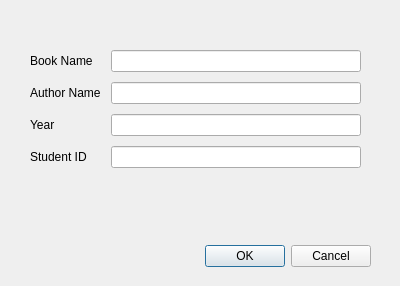
<?xml version="1.0" encoding="UTF-8"?>
<ui version="4.0">
 <class>issueDialog</class>
 <widget class="QDialog" name="issueDialog">
  <property name="geometry">
   <rect>
    <x>0</x>
    <y>0</y>
    <width>400</width>
    <height>286</height>
   </rect>
  </property>
  <property name="windowTitle">
   <string>Dialog</string>
  </property>
  <widget class="QDialogButtonBox" name="buttonBox">
   <property name="geometry">
    <rect>
     <x>30</x>
     <y>240</y>
     <width>341</width>
     <height>32</height>
    </rect>
   </property>
   <property name="orientation">
    <enum>Qt::Horizontal</enum>
   </property>
   <property name="standardButtons">
    <set>QDialogButtonBox::Cancel|QDialogButtonBox::Ok</set>
   </property>
  </widget>
  <widget class="QWidget" name="">
   <property name="geometry">
    <rect>
     <x>20</x>
     <y>40</y>
     <width>351</width>
     <height>181</height>
    </rect>
   </property>
   <layout class="QFormLayout" name="formLayout">
    <property name="horizontalSpacing">
     <number>10</number>
    </property>
    <property name="verticalSpacing">
     <number>10</number>
    </property>
    <property name="leftMargin">
     <number>10</number>
    </property>
    <property name="topMargin">
     <number>10</number>
    </property>
    <property name="rightMargin">
     <number>10</number>
    </property>
    <property name="bottomMargin">
     <number>10</number>
    </property>
    <item row="0" column="0">
     <widget class="QLabel" name="label">
      <property name="text">
       <string>Book Name</string>
      </property>
     </widget>
    </item>
    <item row="0" column="1">
     <widget class="QLineEdit" name="bookNameLineEdit"/>
    </item>
    <item row="1" column="0">
     <widget class="QLabel" name="label_2">
      <property name="text">
       <string>Author Name</string>
      </property>
     </widget>
    </item>
    <item row="1" column="1">
     <widget class="QLineEdit" name="authorNameLineEdit"/>
    </item>
    <item row="2" column="0">
     <widget class="QLabel" name="label_3">
      <property name="text">
       <string>Year</string>
      </property>
     </widget>
    </item>
    <item row="2" column="1">
     <widget class="QLineEdit" name="yearEdit"/>
    </item>
    <item row="3" column="0">
     <widget class="QLabel" name="label_4">
      <property name="text">
       <string>Student ID</string>
      </property>
     </widget>
    </item>
    <item row="3" column="1">
     <widget class="QLineEdit" name="studentLineEdit"/>
    </item>
   </layout>
  </widget>
 </widget>
 <resources/>
 <connections>
  <connection>
   <sender>buttonBox</sender>
   <signal>accepted()</signal>
   <receiver>issueDialog</receiver>
   <slot>accept()</slot>
   <hints>
    <hint type="sourcelabel">
     <x>248</x>
     <y>254</y>
    </hint>
    <hint type="destinationlabel">
     <x>157</x>
     <y>274</y>
    </hint>
   </hints>
  </connection>
  <connection>
   <sender>buttonBox</sender>
   <signal>rejected()</signal>
   <receiver>issueDialog</receiver>
   <slot>reject()</slot>
   <hints>
    <hint type="sourcelabel">
     <x>316</x>
     <y>260</y>
    </hint>
    <hint type="destinationlabel">
     <x>286</x>
     <y>274</y>
    </hint>
   </hints>
  </connection>
 </connections>
</ui>
